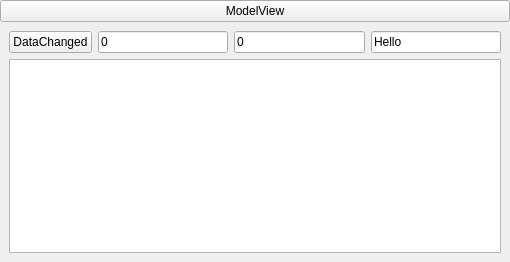
<?xml version="1.0" encoding="UTF-8"?>
<ui version="4.0">
 <class>GModelView</class>
 <widget class="QWidget" name="GModelView">
  <property name="geometry">
   <rect>
    <x>0</x>
    <y>0</y>
    <width>510</width>
    <height>262</height>
   </rect>
  </property>
  <property name="windowTitle">
   <string>GModelView</string>
  </property>
  <layout class="QGridLayout" name="gridLayout">
   <property name="leftMargin">
    <number>0</number>
   </property>
   <property name="topMargin">
    <number>0</number>
   </property>
   <property name="rightMargin">
    <number>0</number>
   </property>
   <property name="bottomMargin">
    <number>0</number>
   </property>
   <property name="spacing">
    <number>0</number>
   </property>
   <item row="2" column="0">
    <widget class="QWidget" name="m_body" native="true">
     <property name="minimumSize">
      <size>
       <width>0</width>
       <height>100</height>
      </size>
     </property>
     <layout class="QGridLayout" name="gridLayout_2">
      <item row="0" column="2">
       <widget class="QLineEdit" name="m_col">
        <property name="text">
         <string>0</string>
        </property>
       </widget>
      </item>
      <item row="0" column="1">
       <widget class="QLineEdit" name="m_row">
        <property name="text">
         <string>0</string>
        </property>
       </widget>
      </item>
      <item row="0" column="0">
       <widget class="QPushButton" name="m_dataChanged">
        <property name="cursor">
         <cursorShape>PointingHandCursor</cursorShape>
        </property>
        <property name="text">
         <string>DataChanged</string>
        </property>
       </widget>
      </item>
      <item row="0" column="3">
       <widget class="QLineEdit" name="m_data">
        <property name="text">
         <string>Hello</string>
        </property>
        <property name="frame">
         <bool>true</bool>
        </property>
       </widget>
      </item>
      <item row="1" column="0" colspan="4">
       <widget class="QTableView" name="m_tableView"/>
      </item>
     </layout>
    </widget>
   </item>
   <item row="1" column="0">
    <widget class="QPushButton" name="m_title">
     <property name="cursor">
      <cursorShape>PointingHandCursor</cursorShape>
     </property>
     <property name="text">
      <string>ModelView</string>
     </property>
    </widget>
   </item>
  </layout>
 </widget>
 <resources/>
 <connections/>
</ui>
